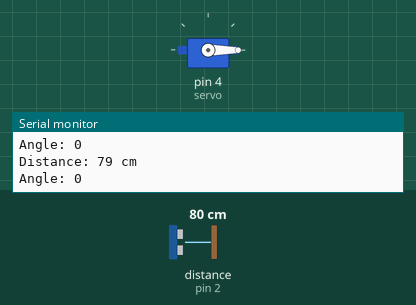
Simulated run of this sketch. Board: Arduino Uno, built with avr-gcc and run on an emulated ATmega328P. On the bench: servo, the last lines printed to the serial monitor. Wiring (inferred from the names in the program): ultrasonic range finder: trigger pin 3; echo pin 2. The test bench sets the inputs (shaded band); at power-on: distance to the obstacle (sensor on pin 2) 80 cm. The echo pulse lasts 58.3 µs per cm.

Above: at 1.2 s.
1.3 s: distance to the obstacle (sensor on pin 2) set to 56 cm
4.3 s: distance to the obstacle (sensor on pin 2) set to 46 cm
At 5.3 s:
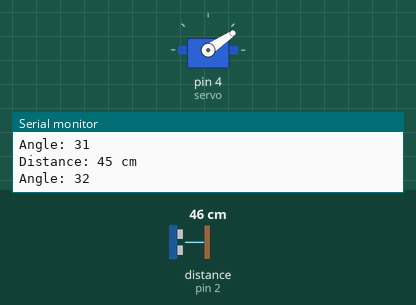
7.3 s: distance to the obstacle (sensor on pin 2) set to 60 cm
At 7.7 s:
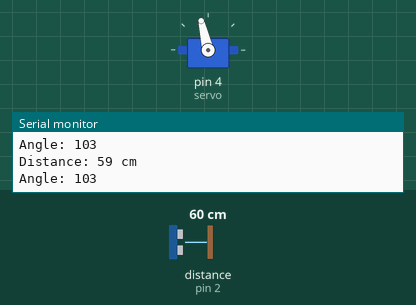
10.3 s: distance to the obstacle (sensor on pin 2) set to 2 cm
At 11.3 s:
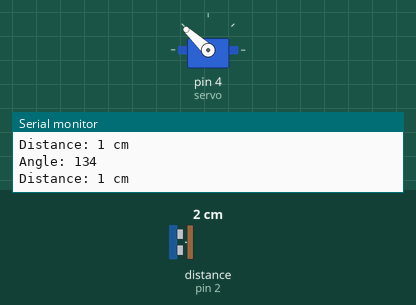
13.3 s: distance to the obstacle (sensor on pin 2) set to 18 cm
Timing chart, 0 to 17.3 s (numbered marks = the images above; inputs shaded):
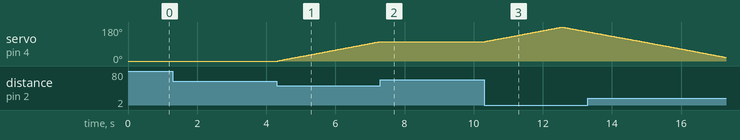

Measured:
- the behaviour switches between 51 and 50 cm on distance to the obstacle (sensor on pin 2) (found by bisection; images 0 and 1)
- after the input at 4.3 s, servo on pin 4 (servo): moves from 0° to 103° over 3.0 s, starting at once
- after the input at 7.3 s, servo on pin 4 (servo): stays 103° (without the input it goes to 104° after 0.02 s)
- after the input at 10.3 s, servo on pin 4 (servo): rises from 103° to 180° in 2.2 s, then falls to 155° in 0.73 s

The sketch:

arduino_sensor_and_servo.ino
```cpp
// ------------------------------------------ //
// Arduino Ultrasonic Sensor HC-SR04 and Servo
// It moves the servo if the sensor detects a distance less than 50cm
// Created by: Daria Bernice Calitis
// Created on: April 2022
// ------------------------------------------ //

#include <Servo.h>

Servo servo;

int trigPin = 3;
int echoPin = 2;

// defines variables
long duration; // variable for the duration of sound wave travel
int distance; // variable for the distance measurement
int angle; // variable for the angle of the servo
bool clockwise = true; // determines the direction of servo's movement
int maxAngle = 180;
int maxDistance = 50;

void setup() {
  pinMode(trigPin, OUTPUT); // Sets the trigPin as an OUTPUT
  pinMode(echoPin, INPUT); // Sets the echoPin as an INPUT
  Serial.begin(9600); // // Serial Communication is starting with 9600 of baudrate speed
  Serial.println("Ultrasonic Sensor HC-SR04 Test"); // print some text in Serial Monitor
  Serial.println("with Arduino UNO R3");

  servo.attach(4);
  servo.write(0); // changes the angle to zero
}
void loop() {
  // Clears the trigPin condition
  digitalWrite(trigPin, LOW);
  delayMicroseconds(2);

  // Sets the trigPin HIGH (ACTIVE) for 10 microseconds
  digitalWrite(trigPin, HIGH);
  delayMicroseconds(10);
  digitalWrite(trigPin, LOW);

  // Reads the echoPin, returns the sound wave travel time in microseconds
  duration = pulseIn(echoPin, HIGH);

  // Calculating the distance
  distance = duration * 0.034 / 2; // Speed of sound wave divided by 2 (go and back)

  // Displays the distance on the Serial Monitor
  Serial.print("Distance: ");
  Serial.print(distance);
  Serial.println(" cm");

  // if it reaches the maximum angle it will rotate backwards
  if (angle == maxAngle) {
    clockwise = false;
  // if it reaches the minimum angle it will rotate the other way
  } else if (angle == 0) {
    clockwise = true;
  }
  // The servo will only rotate if the distance is below 50cm
  if (distance < maxDistance) {
    if (clockwise) {
        angle++;
        servo.write(angle);
    } else {
      angle--;
      servo.write(angle);
    }
  }

  Serial.print("Angle: ");
  Serial.println(angle);
}
```
